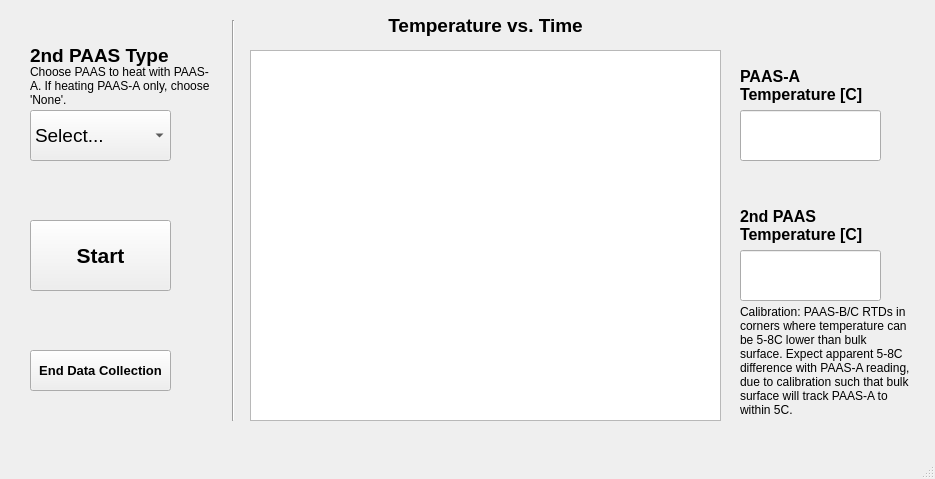
<?xml version="1.0" encoding="UTF-8"?>
<ui version="4.0">
 <class>MainWindow</class>
 <widget class="QMainWindow" name="MainWindow">
  <property name="geometry">
   <rect>
    <x>0</x>
    <y>0</y>
    <width>935</width>
    <height>479</height>
   </rect>
  </property>
  <property name="windowTitle">
   <string>MainWindow</string>
  </property>
  <widget class="QWidget" name="centralwidget">
   <widget class="QPushButton" name="start_button">
    <property name="geometry">
     <rect>
      <x>30</x>
      <y>220</y>
      <width>141</width>
      <height>71</height>
     </rect>
    </property>
    <property name="font">
     <font>
      <pointsize>16</pointsize>
      <weight>75</weight>
      <bold>true</bold>
     </font>
    </property>
    <property name="text">
     <string>Start</string>
    </property>
   </widget>
   <widget class="QComboBox" name="paas2_box">
    <property name="geometry">
     <rect>
      <x>30</x>
      <y>110</y>
      <width>141</width>
      <height>51</height>
     </rect>
    </property>
    <property name="font">
     <font>
      <pointsize>14</pointsize>
     </font>
    </property>
    <item>
     <property name="text">
      <string>Select...</string>
     </property>
    </item>
    <item>
     <property name="text">
      <string>PAAS-B</string>
     </property>
    </item>
    <item>
     <property name="text">
      <string>PAAS-C</string>
     </property>
    </item>
    <item>
     <property name="text">
      <string>None</string>
     </property>
    </item>
   </widget>
   <widget class="QLabel" name="label">
    <property name="geometry">
     <rect>
      <x>30</x>
      <y>30</y>
      <width>161</width>
      <height>51</height>
     </rect>
    </property>
    <property name="font">
     <font>
      <pointsize>14</pointsize>
      <weight>75</weight>
      <bold>true</bold>
     </font>
    </property>
    <property name="text">
     <string>2nd PAAS Type</string>
    </property>
   </widget>
   <widget class="Line" name="line">
    <property name="geometry">
     <rect>
      <x>223</x>
      <y>20</y>
      <width>20</width>
      <height>401</height>
     </rect>
    </property>
    <property name="orientation">
     <enum>Qt::Vertical</enum>
    </property>
   </widget>
   <widget class="QLabel" name="label_2">
    <property name="geometry">
     <rect>
      <x>30</x>
      <y>40</y>
      <width>181</width>
      <height>91</height>
     </rect>
    </property>
    <property name="text">
     <string>Choose PAAS to heat with PAAS-A. If heating PAAS-A only, choose 'None'.</string>
    </property>
    <property name="wordWrap">
     <bool>true</bool>
    </property>
   </widget>
   <widget class="QLineEdit" name="tempPA">
    <property name="enabled">
     <bool>true</bool>
    </property>
    <property name="geometry">
     <rect>
      <x>740</x>
      <y>110</y>
      <width>141</width>
      <height>51</height>
     </rect>
    </property>
    <property name="font">
     <font>
      <pointsize>12</pointsize>
      <weight>75</weight>
      <bold>true</bold>
     </font>
    </property>
    <property name="readOnly">
     <bool>true</bool>
    </property>
   </widget>
   <widget class="QLabel" name="label_3">
    <property name="geometry">
     <rect>
      <x>740</x>
      <y>50</y>
      <width>151</width>
      <height>71</height>
     </rect>
    </property>
    <property name="font">
     <font>
      <pointsize>12</pointsize>
      <weight>75</weight>
      <bold>true</bold>
     </font>
    </property>
    <property name="text">
     <string>PAAS-A Temperature [C]</string>
    </property>
    <property name="wordWrap">
     <bool>true</bool>
    </property>
   </widget>
   <widget class="QLabel" name="label_4">
    <property name="geometry">
     <rect>
      <x>250</x>
      <y>0</y>
      <width>471</width>
      <height>51</height>
     </rect>
    </property>
    <property name="font">
     <font>
      <pointsize>14</pointsize>
      <weight>75</weight>
      <bold>true</bold>
     </font>
    </property>
    <property name="text">
     <string>Temperature vs. Time</string>
    </property>
    <property name="alignment">
     <set>Qt::AlignCenter</set>
    </property>
   </widget>
   <widget class="QLineEdit" name="tempP2">
    <property name="enabled">
     <bool>true</bool>
    </property>
    <property name="geometry">
     <rect>
      <x>740</x>
      <y>250</y>
      <width>141</width>
      <height>51</height>
     </rect>
    </property>
    <property name="font">
     <font>
      <pointsize>12</pointsize>
      <weight>75</weight>
      <bold>true</bold>
     </font>
    </property>
    <property name="readOnly">
     <bool>true</bool>
    </property>
   </widget>
   <widget class="QLabel" name="label_6">
    <property name="geometry">
     <rect>
      <x>740</x>
      <y>190</y>
      <width>151</width>
      <height>71</height>
     </rect>
    </property>
    <property name="font">
     <font>
      <pointsize>12</pointsize>
      <weight>75</weight>
      <bold>true</bold>
     </font>
    </property>
    <property name="text">
     <string>2nd PAAS Temperature [C]</string>
    </property>
    <property name="wordWrap">
     <bool>true</bool>
    </property>
   </widget>
   <widget class="QGraphicsView" name="graphicsView">
    <property name="geometry">
     <rect>
      <x>250</x>
      <y>50</y>
      <width>471</width>
      <height>371</height>
     </rect>
    </property>
    <property name="optimizationFlags">
     <set>QGraphicsView::DontClipPainter</set>
    </property>
   </widget>
   <widget class="QPushButton" name="end_data">
    <property name="geometry">
     <rect>
      <x>30</x>
      <y>350</y>
      <width>141</width>
      <height>41</height>
     </rect>
    </property>
    <property name="font">
     <font>
      <pointsize>10</pointsize>
      <weight>75</weight>
      <bold>true</bold>
     </font>
    </property>
    <property name="text">
     <string>End Data Collection</string>
    </property>
   </widget>
   <widget class="QLabel" name="label_5">
    <property name="geometry">
     <rect>
      <x>740</x>
      <y>290</y>
      <width>171</width>
      <height>141</height>
     </rect>
    </property>
    <property name="text">
     <string>Calibration: PAAS-B/C RTDs in corners where temperature can be 5-8C lower than bulk surface. Expect apparent 5-8C difference with PAAS-A reading, due to calibration such that bulk surface will track PAAS-A to within 5C.</string>
    </property>
    <property name="wordWrap">
     <bool>true</bool>
    </property>
   </widget>
  </widget>
  <widget class="QMenuBar" name="menubar">
   <property name="geometry">
    <rect>
     <x>0</x>
     <y>0</y>
     <width>935</width>
     <height>21</height>
    </rect>
   </property>
  </widget>
  <widget class="QStatusBar" name="statusbar"/>
 </widget>
 <resources/>
 <connections/>
</ui>
